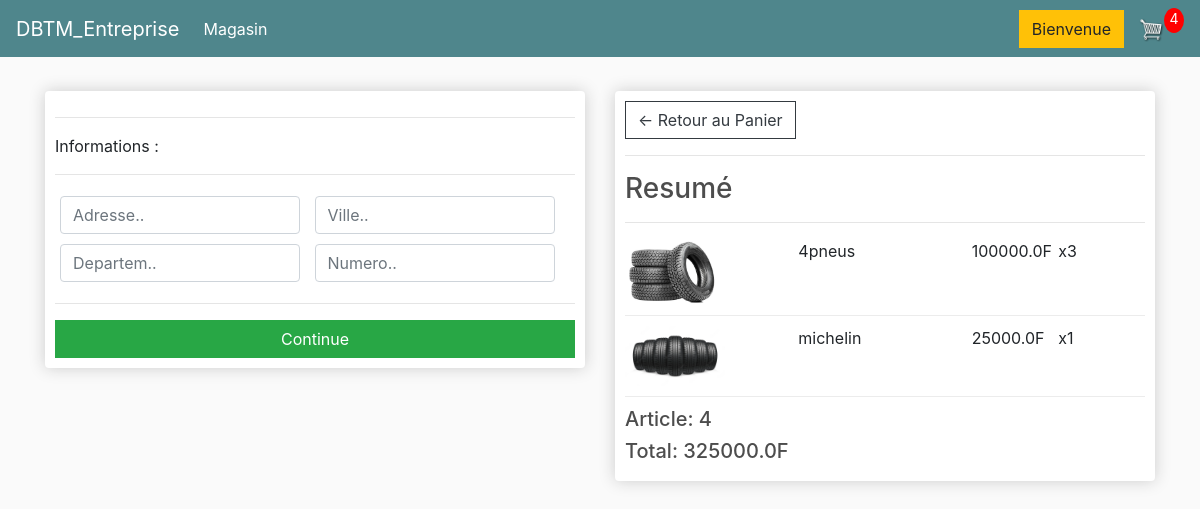
Before: /checkout/ (signed in) with the older database file.
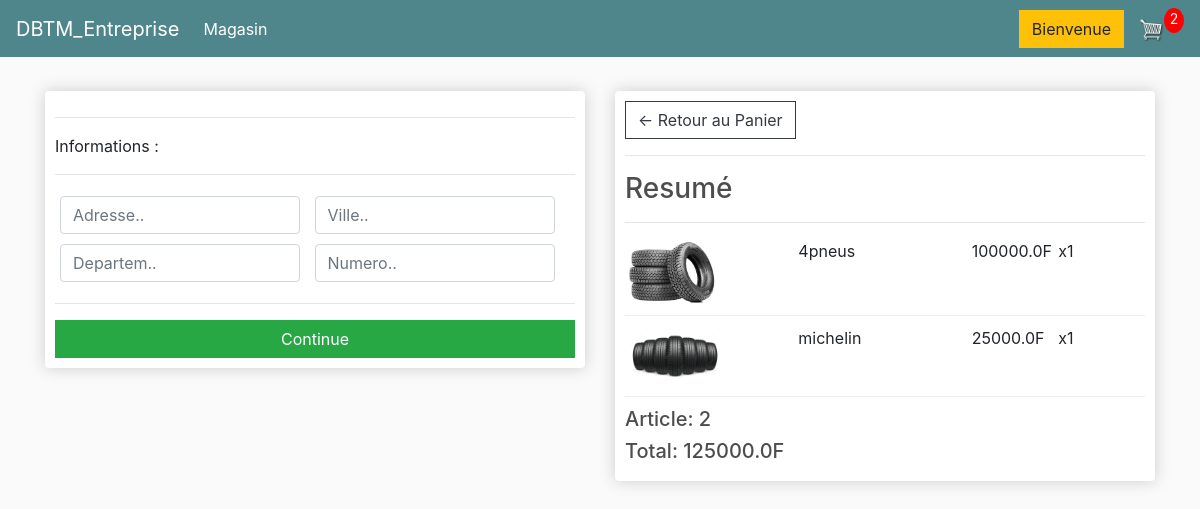
After: the same page with the newer database file.
### store/models.py (models this page shows, shortened)
class OrderItem(models.Model):
    product = models.ForeignKey(Product, on_delete=models.SET_NULL,blank=True,null=True)
    order = models.ForeignKey(Order, on_delete=models.SET_NULL,blank=True,null=True)
    quantity = models.IntegerField(default=0,null=True,blank=True)
    date_added = models.DateTimeField(auto_now_add=True)
    @property
    def get_total(self):
        total = self.product.price * self.quantity
        return total

class Order(models.Model):
    customer = models.ForeignKey(Customer, on_delete=models.SET_NULL,blank=True,null=True)
    date_orderd = models.DateTimeField(auto_now_add=True)
    complete = models.BooleanField(default=False,null=True,blank=False)
    transaction_id = models.CharField(max_length=200, null=True)
    @property
    def shipping(self):
        shipping = False
        orderitems = self.orderitem_set.all()
        for i in orderitems:
            if i.product.digital == False:
                shipping = True
        return shipping
    @property
    def get_cart_total(self):
        orderitems = self.orderitem_set.all()
        total = sum([item.get_total for item in orderitems])
        return total
    @property
    def get_cart_items(self):
        orderitems = self.orderitem_set.all()
        total = sum([item.quantity for item in orderitems])
        return total

class Product(models.Model):
    name = models.CharField(max_length=200, null=True)
    price = models.FloatField()
    digital = models.BooleanField(default=False, null=True, blank=False)
    image = models.ImageField(null=True,blank=True)
    @property
    def imageURL(self):
        try:
            url = self.image.url
        except:
            url = ''
        return url

### store/views.py (the view)
# urls.py: path('checkout/', views.checkout, name="checkout"),
def checkout(request):
     data = cartData(request)
     cartItems = data['cartItems']
     order = data['order']
     items = data['items']
     context = {'items':items, 'order':order, 'cartItems':cartItems}
     return render(request, 'store/checkout.html', context)

### store/utils.py (called while the page is built)
def cartData(request):
    if request.user.is_authenticated:
          customer = request.user.customer
          order , created = Order.objects.get_or_create(customer=customer, complete=False)
          items = order.orderitem_set.all()
          cartItems = order.get_cart_items
    else:
          cookieData = cookieCart(request)
          cartItems = cookieData['cartItems']
          order = cookieData['order']
          items = cookieData['items']
    return {'cartItems':cartItems, 'order':order, 'items':items}

### store/templates/store/checkout.html (shortened to what this page needs)
{% extends 'store/main.html' %}
{% load static %}
{% block content %}
<div class="row">
	<div class="col-lg-6">
		<div class="box-element" id="form-wrapper">
               <form id="form">
                    <div id="shipping-info">
                         <hr>
                         <p>Informations :</p>
                         <hr>
                         <div class="form-field">
                              <input class="form-control" type="text" name="address" placeholder="Adresse..">
                         </div>
                         <div class="form-field">
                              <input class="form-control" type="text" name="city" placeholder="Ville..">
                         </div>
                         <div class="form-field">
                              <input class="form-control" type="text" name="state" placeholder="Departem..">
                         </div>
                         <div class="form-field">
                              <input class="form-control" type="text" name="zipcode" placeholder="Numero..">
                         </div>
                    </div>
                    <hr>
                    <input id="form-button" class="btn btn-success btn-block" type="submit" value="Continue">
               </form>
		</div>
          <br>
	</div>
	<div class="col-lg-6">
		<div class="box-element">
               <a  class="btn btn-outline-dark" href="{% url 'cart' %}">&#x2190; Retour au Panier</a>
               <hr>
               <h3>Resumé</h3>
               <hr>
               {% for item in items %}
               <div class="cart-row">
                    <div style="flex:2"><img class="row-image" src="{{item.product.imageURL}}"></div>
                    <div style="flex:2"><p>{{item.product.name}}</p></div>
                    <div style="flex:1"><p>{{item.product.price}}F</p></div>
                    <div style="flex:1"><p>x{{item.quantity}}</p></div>
               </div>
               {% endfor %}
               <h5>Article:   {{order.get_cart_items}}</h5>
               <h5>Total:   {{order.get_cart_total}}F</h5>
          </div>
	</div>
</div>
{% endblock content %}

Changed rows visible on the page:
changed OrderItem "4pneus": quantity "3" → "1"
changed through a linked row, Order: get_cart_items "4" → "2"; get_cart_total "325000.0" → "125000.0"
Other visible differences:
{{ cartItems }}: "4" → "2"
